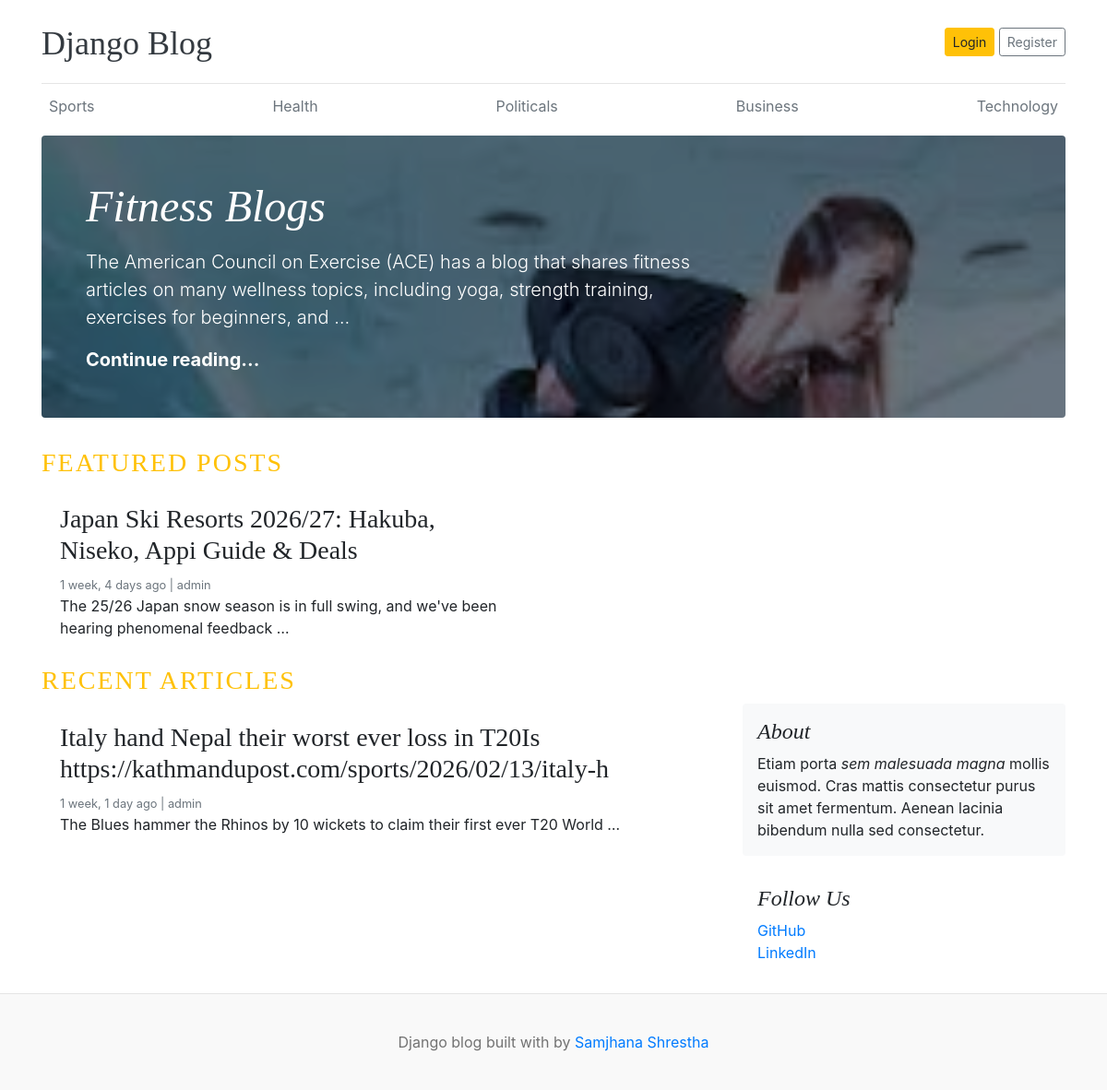
The page / on the database its author committed.
### blogs/models.py (models this page shows, shortened)
class Category(models.Model):
  category_name = models.CharField(max_length=50, unique = True)
  created_at = models.DateTimeField(auto_now_add = True)
  updated_at = models.DateTimeField(auto_now=True)
  class Meta:
    verbose_name_plural = 'categories'

class Blog(models.Model):
  title = models.CharField(max_length=100)
  slug = models.SlugField(max_length =150, unique= True, blank=True)
  category = models.ForeignKey(Category, on_delete= models.CASCADE)
  author = models.ForeignKey(User, on_delete= models.CASCADE)
  featured_image = models.ImageField(upload_to= 'uploads/%Y/%m%d')
  short_description = models.TextField(max_length= 500)
  blog_body = models.TextField(max_length=2000)
  status = models.CharField(max_length= 20,choices= STATUS_CHOISES, default= "Draft")
  is_featured = models.BooleanField(default= False)
  created_at = models.DateTimeField(auto_now_add = True)
  updated_at = updated_at = models.DateTimeField(auto_now=True)

### blog_main/views.py (the view)
# urls.py: 2. Add a URL to urlpatterns:  path('', views.home, name='home')
def home(request):
  featured_posts =Blog.objects.filter(is_featured = True, status = 'Published').order_by('updated_at')
  posts = Blog.objects.filter(is_featured = False, status = 'Published')
  context = {
    'featured_posts':   featured_posts,
    'posts' : posts,
  }
  return render(request, 'home.html', context)

### blogs/context_processors.py (called while the page is built)
def get_categories(request):
  categories = Category.objects.all()
  return dict(categories = categories)

### blog_main/templates/home.html
{% extends 'base.html' %}
 {% block content %}
      {% for post in featured_posts %}
      {% if forloop.first %}
      <div class="jumbotron p-3 p-md-5 text-white rounded bg-dark"
        style="
          background-image: url({{ post.featured_image.url}});
          background-blend-mode: overlay;
          background-size: cover; ">
        <div class="col-md-8 px-0">
          <h1 class="display-4 font-italic">{{post.title}}</h1>
          <p class="lead my-3"> {{post.short_description |truncatewords:25}}</p>
          <p class="lead mb-0">
            <a href="#" class="text-white font-weight-bold"
              >Continue reading...</a></p>
        </div>
      </div>
       {% endif %}
      {% endfor %}
  <h3 class ="text-uppercase text-warning" style ="letter-spacing: 2px; "> Featured Posts</h3>
      <div class="row mb-2">
        {% for post in featured_posts %}
        {% if not forloop.first  %}
        <div class="col-md-6">
          <div class="card border-0">
            <div class="card-body">
              <h3>{{ post.title }}</h3>
              <small class="mb-1 text-muted">{{ post.created_at | timesince}} ago | {{post.author}}</small>
              <p class="card-text">{{ post.short_description |truncatewords:15 }}</p>
            </div>
          </div>
        </div>
      </div>
      {% endif%}
      {% endfor %}
      <h3 class = "text-uppercase text-warning" style ="letter-spacing: 2px;"> Recent Articles </h3>
      <main role="main" class="container p-0">
        <div class="row">
          <div class="col-md-8 blog-main">
            {% for post in posts %}
            <div class="card border-0">
            <div class="card-body">
              <h3>{{ post.title }}</h3>
              <small class="mb-1 text-muted">{{ post.created_at | timesince}} ago | {{post.author}}</small>
              <p class="card-text">{{ post.short_description |truncatewords:15 }}</p>
            </div>
          </div>
          {% endfor%}
          </div>
          <aside class="col-md-4 blog-sidebar">
            <div class="p-3 mb-3 bg-light rounded">
              <h4 class="font-italic">About</h4>
              <p class="mb-0">
                Etiam porta <em>sem malesuada magna</em> mollis euismod. Cras
                mattis consectetur purus sit amet fermentum. Aenean lacinia
                bibendum nulla sed consectetur.
              </p>
            </div>
            <div class="p-3">
              <h4 class="font-italic">Follow Us</h4>
              <ol class="list-unstyled">
                <li><a href="#">GitHub</a></li>
                <li><a href="#">LinkedIn</a></li>
              </ol>
            </div>
          </aside>
        </div>
      </main>
    </div>
 {% endblock %}

### blog_main/templates/base.html (shortened to what this page needs)
{% load static %}
<!doctype html>
<html lang="en">
  <head>
  <link href="https://cdn.jsdelivr.net/npm/bootstrap@4.0.0/dist/css/bootstrap.min.css" rel="stylesheet">
  <link href="{% static 'css/blog.css' %}" rel="stylesheet">
</head>
  <body>
    <div class="container">
      <header class="blog-header py-3">
        <div class="row flex-nowrap justify-content-between align-items-center">
          <div class="col-8 pt-1">
            <a class="blog-header-logo text-dark" href="/">Django Blog</a>
          </div>
          <div class="col-4 d-flex justify-content-end align-items-center">
            <a class="btn btn-sm btn-warning" href="#">Login</a> &nbsp;
            <a class="btn btn-sm btn-outline-secondary" href="#">Register</a>
          </div>
        </div>
      </header>
      <div class="nav-scroller py-1 mb-2">
        <nav class="nav d-flex justify-content-between">
          {% for cat in categories %}
          <a class="p-2 text-muted" href="{% url 'posts_by_category' cat.id %}"> {{cat.category_name}}</a>
          {% endfor %}
        </nav>
      </div>
 {% block content%}
 {% endblock %}
   <footer class="blog-footer">
      <p>Django blog built with  by <a href="#">Samjhana Shrestha</a></p>
    </footer>
  </body>
</html>

### blog_main/static/css/blog.css (style rules this page uses)
.blog-header { border-bottom: 1px solid #e5e5e5; }
.blog-header-logo { font-family: "Playfair Display", Georgia, "Times New Roman", serif; font-size: 2.25rem; }
h1, h2, h3, h4, h5, h6 { font-family: "Playfair Display", Georgia, "Times New Roman", serif; }
.display-4 { font-size: 2.5rem; }
@media (min-width: 768px) { .display-4 { font-size: 3rem; } }
.blog-footer { padding: 2.5rem 0; color: #727272; text-align: center; background-color: #f9f9f9; border-top: .05rem solid #e5e5e5; }
.blog-footer p:last-child { margin-bottom: 0; }

### rows shown on the page
Category: category_name "Sports"
Category: category_name "Health"
Category: category_name "Politicals"
Category: category_name "Business"
Category: category_name "Technology"
Blog: featured_image (picture), title "Fitness Blogs", short_description "The American Council on Exercise (ACE) has a blog that shares fitness articles on many wellness topics, including yoga, strength training, exercises for beginners, and …"
Blog: title "Japan Ski Resorts 2026/27: Hakuba, Niseko, Appi Guide & Deals", created_at "1 week, 4 days", author "admin", short_description "The 25/26 Japan snow season is in full swing, and we've been hearing phenomenal feedback …"
Blog: title "Italy hand Nepal their worst ever loss in T20Is https://kathmandupost.com/sports/2026/02/13/italy-h", created_at "1 week, 1 day", author "admin", short_description "The Blues hammer the Rhinos by 10 wickets to claim their first ever T20 World …"
